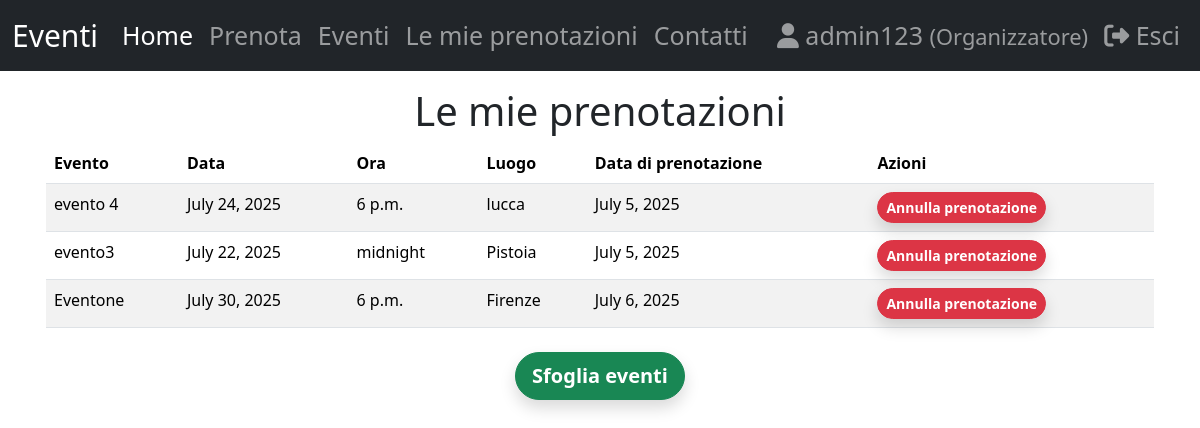
/my_registrations/ (signed in), run on the app's committed database.
### eventApp/models.py (models this page shows, shortened)
class Registration(models.Model):
    user = models.ForeignKey(User, on_delete=models.CASCADE, related_name='event_registrations')
    user_phone = models.CharField(max_length=10)
    registration_date = models.DateField(auto_now_add=True)
    event = models.ForeignKey(Event, on_delete=models.CASCADE, related_name='registrations')

class Event(models.Model):
    name = models.CharField(max_length=100)
    description = models.TextField()
    date = models.DateField()
    time = models.TimeField()
    venue = models.CharField(max_length=100)
    image = models.ImageField(upload_to='images/')
    organizer = models.ForeignKey(User, on_delete=models.CASCADE, related_name='organized_events', null=True)

### eventApp/views.py (the view)
# urls.py: path("my_registrations/", views.my_registrations, name="my_registrations"),
@login_required
def my_registrations(request):
    registrations = Registration.objects.filter(user=request.user)
    return render(request, 'my_registrations.html', {'registrations': registrations})

### templates/my_registrations.html (shortened to what this page needs)
{% extends 'base.html' %}
{% block content %}
    <div class="container p-3">
        <h1 class="text-center">Le mie prenotazioni</h1>
        {% if registrations %}
            <table class="table table-striped">
                <thead>
                    <tr>
                        <th>Evento</th>
                        <th>Data</th>
                        <th>Ora</th>
                        <th>Luogo</th>
                        <th>Data di prenotazione</th>
                        <th>Azioni</th>
                    </tr>
                </thead>
                <tbody>
                    {% for registration in registrations %}
                        <tr>
                            <td>{{ registration.event.name }}</td>
                            <td>{{ registration.event.date }}</td>
                            <td>{{ registration.event.time }}</td>
                            <td>{{ registration.event.venue }}</td>
                            <td>{{ registration.registration_date }}</td>
                            <td>
                                <a href="{% url 'unregister_event' registration.id %}" class="btn btn-danger btn-sm shadow rounded-pill fw-bold" onclick="return confirm('Are you sure you want to unregister from this event?')">Annulla prenotazione</a>
                            </td>
                        </tr>
                    {% endfor %}
                </tbody>
            </table>
        {% else %}
            <div class="alert alert-info">
                Non sei ancora registrato a nessun evento
            </div>
        {% endif %}
        <div class="text-center mt-4">
            <a href="{% url 'events' %}" class="btn btn-success btn-lg shadow rounded-pill fw-bold">Sfoglia eventi</a>
        </div>
    </div>
{% endblock %}

### templates/base.html (shortened to what this page needs)
<!DOCTYPE html>
<html lang="en">
<head>
    <link href="https://cdn.jsdelivr.net/npm/bootstrap@5.3.7/dist/css/bootstrap.min.css" rel="stylesheet">
    <link href="https://cdnjs.cloudflare.com/ajax/libs/font-awesome/6.5.1/css/all.min.css" rel="stylesheet">
    <link rel="stylesheet" href="https://cdnjs.cloudflare.com/ajax/libs/animate.css/4.1.1/animate.min.css">
</head>
<body>
    <nav class="navbar navbar-expand-lg navbar-dark bg-dark">
        <div class="container-fluid">
            <a class="navbar-brand" href="#">Eventi</a>
            <div class="collapse navbar-collapse" id="navbarNav">
                <ul class="navbar-nav me-auto">
                    <li class="nav-item">
                        <a class="nav-link active" href="{% url 'index' %}">Home</a>
                    </li>
                    {% if user.is_authenticated %}
                    <li class="nav-item">
                        <a class="nav-link" href="{% url 'booking' %}">Prenota</a>
                    </li>
                    {% endif %}
                    <li class="nav-item">
                        <a class="nav-link" href="{% url 'events' %}">Eventi</a>
                    </li>
                    {% if user.is_authenticated %}
                    <li class="nav-item">
                        <a class="nav-link" href="{% url 'my_registrations' %}">Le mie prenotazioni</a>
                    </li>
                    {% endif %}
                    <li class="nav-item">
                        <a class="nav-link" href="{% url 'contact' %}">Contatti</a>
                    </li>
                </ul>
                <ul class="navbar-nav">
                    {% if user.is_authenticated %}
                    <li class="nav-item">
                        <a class="nav-link" href="{% url 'account' %}">
                            <i class="fas fa-user"></i> {{ user.username }}
                            {% if 'Organizer' in user.groups.all|stringformat:"s" %}
                            <small>(Organizer)</small>
                            {% elif user.groups.all.0.name %}
                            <small>({{ user.groups.all.0.name }})</small>
                            {% endif %}
                        </a>
                    </li>
                    <li class="nav-item">
                        <a class="nav-link" href="{% url 'logout' %}"><i class="fas fa-sign-out-alt"></i> Esci </a>
                    </li>
                    {% endif %}
                </ul>
            </div>
        </div>
    </nav>
    {% block content %}
    {% endblock %}
</body>
</html>

### templates/base.html (style rules this page uses)
.navbar { font-size: 25px; }
.navbar-brand { font-size: 30px; }

### data on the page
Registration: event.name "evento 4", event "July 24, 2025", event.time "6 p.m.", event.venue "lucca", registration_date "July 5, 2025"
Registration: event.name "evento3", event "July 22, 2025", event.time "midnight", event.venue "Pistoia", registration_date "July 5, 2025"
Registration: event.name "Eventone", event "July 30, 2025", event.time "6 p.m.", event.venue "Firenze", registration_date "July 6, 2025"

### other printed values
{{ user.username }} "admin123"
{{ user.groups.all.0.name }} "Organizzatore"
